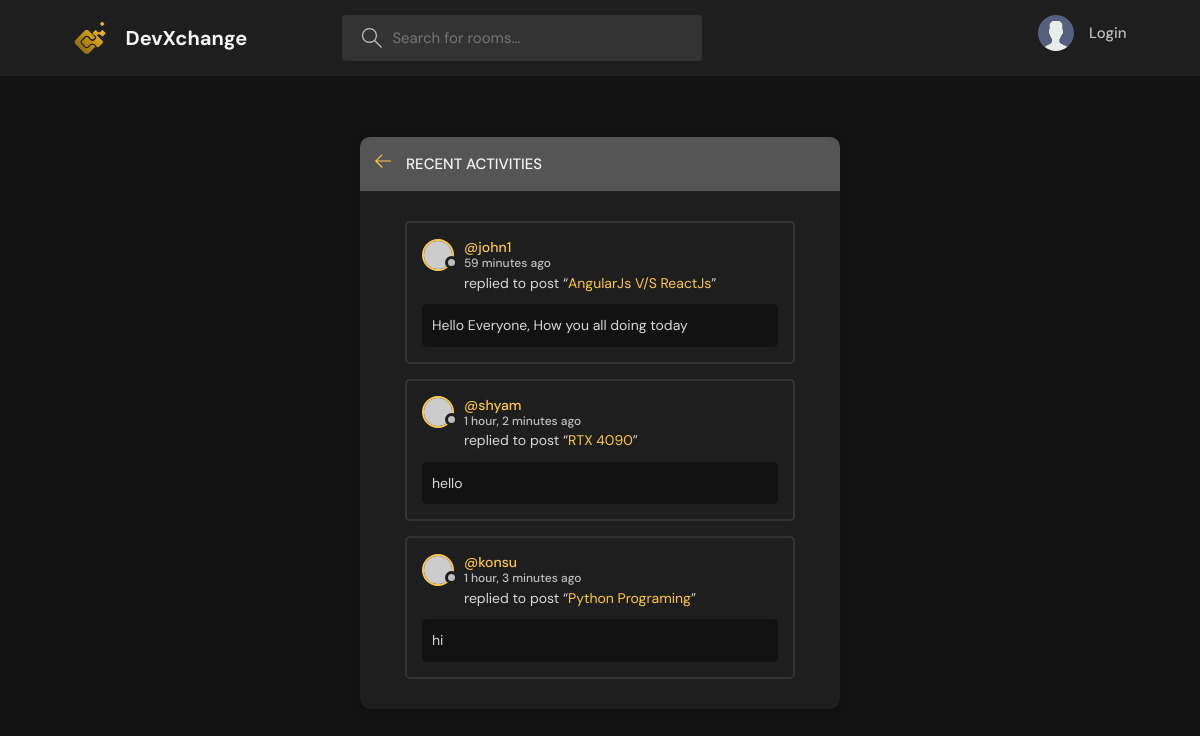
The page /activity/ on the database its author committed.
### base/models.py (models this page shows, shortened)
class Message(models.Model):
    user = models.ForeignKey(User,on_delete=models.CASCADE)
    room = models.ForeignKey(Room,on_delete=models.CASCADE)
    body = models.TextField()
    updated = models.DateTimeField(auto_now=True)
    created = models.DateTimeField(auto_now_add=True)
    class Meta:
        ordering = ['-updated','-created']

class Room(models.Model):
    host = models.ForeignKey(User,on_delete=models.CASCADE,null=True)
    topic = models.ForeignKey(Topic,on_delete=models.SET_NULL,null=True)
    name = models.CharField(max_length=256)
    description = models.TextField(null=True , blank= True)
    participants = models.ManyToManyField(User,related_name='participants',blank=True)
    updated = models.DateTimeField(auto_now=True)
    created = models.DateTimeField(auto_now_add=True)
    class Meta:
        ordering = ['-updated','-created']
    def __str__(self):
        return self.name

### base/views.py (the view)
# urls.py: path('activity/',views.activityPage,name="activity"),
def activityPage(request):
    room_messages = Message.objects.all()
    return render(request,'base/activity.html',{'room_messages':room_messages})

### templates/base/activity.html (shortened to what this page needs)
{% extends 'main.html' %}
{% block content %}
    <main class="layout">
      <div class="container">
        <div class="layout__box">
          <div class="layout__boxHeader">
            <div class="layout__boxTitle">
              <a href="{{request.META.HTTP_REFERER}}">
                <svg version="1.1" xmlns="http://www.w3.org/2000/svg" width="32" height="32" viewBox="0 0 32 32">
                  <title>arrow-left</title>
                  <path
                    d="M13.723 2.286l-13.723 13.714 13.719 13.714 1.616-1.611-10.96-10.96h27.625v-2.286h-27.625l10.965-10.965-1.616-1.607z"
                  ></path>
                </svg>
              </a>
              <h3>Recent Activities</h3>
            </div>
          </div>
          <div class="activities-page layout__body">
            {% for message in  room_messages %}
            <div class="activities__box">
              <div class="activities__boxHeader roomListRoom__header">
                <a href="{% url 'user-profile' message.user.id %}" class="roomListRoom__author">
                  <div class="avatar avatar--small">
                    <img src="https://randomuser.me/api/portraits/women/11.jpg" />
                  </div>
                  <p>
                    @{{message.user}}
                    <span>{{message.created|timesince}} ago</span>
                  </p>
                </a>
              </div>
              <div class="activities__boxContent">
                <p>replied to post “<a href = {% url 'room' message.room.id %} >{{message.room}} </a>”</p>
                <div class="activities__boxRoomContent">
                  {{message.body}}
                </div>
              </div>
            </div>
            {% endfor %}
          </div>
        </div>
      </div>
    </main>
{% endblock content %}

### static/styles/main.css (style rules this page uses)
:root { --color-main: #FFC947; --color-main-light: #FFC947; --color-dark: #1E1E1E; --color-dark-medium: #333333; --color-dark-light: #555555; --color-light: #F5F5F5; --color-gray: #BEBEBE; --color-light-gray: #D8D8D8; --color-bg: #121212; --color-success: #47FF9A; --color-error: #FF477E; }
* { font-family: "DM Sans", -apple-system, BlinkMacSystemFont, "Segoe UI", Roboto, Oxygen, Ubuntu, Cantarell, "Open Sans", "Helvetica Neue", sans-serif; margin: 0; padding: 0; box-sizing: border-box; text-rendering: optimizeLegibility; font-size: inherit; }
html { font-size: 56.25%; }
@media only screen and (min-width: 1200px) { html { font-size: 62.5%; } }
body { line-height: 1.6; font-weight: 400; font-size: 1.5rem; color: var(--color-light-gray); background-color: var(--color-bg); min-height: 100vh; }
img { width: 100%; }
a { display: inline-block; color: var(--color-main); text-decoration: none; }
.container { max-width: 120rem; width: 90%; margin: auto; }
.avatar { position: relative; display: inline-block; border-radius: 50%; border: 2px solid var(--color-main); }
.avatar img { display: block; border-radius: 50%; object-fit: cover; object-position: center; }
.avatar::after { content: ""; display: block; position: absolute; background-color: var(--color-gray); z-index: 111; border-radius: 50%; border: 0.3rem solid var(--color-dark); }
.avatar.avatar--small img { width: 2.8rem; height: 2.8rem; }
.avatar.avatar--small:after { width: 0.7rem; height: 0.7rem; bottom: 0px; right: -6px; }
.layout { margin-top: 2.4rem; }
.layout > .container { display: flex; justify-content: space-between; align-items: flex-start; }
.layout__box { width: 90%; max-width: 48rem; min-height: 40rem; position: absolute; top: 50%; left: 50%; transform: translate(-50%, -46%); background-color: var(--color-dark); border-radius: 1rem; box-shadow: 1px 1px 6px 3px rgba(0, 0, 0, 0.1); overflow: hidden; }
.layout__boxHeader { display: flex; padding: 1.5rem; background-color: var(--color-dark-light); }
.layout__boxTitle { display: flex; gap: 1.5rem; align-items: center; }
.layout__boxTitle h3 { text-transform: uppercase; font-weight: 500; color: var(--color-light); }
.layout__boxTitle svg { width: 1.6rem; height: 1.6rem; fill: var(--color-main); }
.layout__body { margin: 3rem; }
.roomListRoom__header { display: flex; justify-content: space-between; align-items: center; }
.roomListRoom__author { font-weight: 500; display: flex; align-items: center; gap: 1rem; }
.activities__box { margin: 1.5rem; padding: 1.5rem; border: 2px solid var(--color-dark-medium); border-radius: 5px; }
.activities__boxHeader p { font-size: 1.4rem; line-height: 1.3; }
.activities__boxHeader p span { color: var(--color-gray); font-size: 1.2rem; display: block; }
.activities__boxContent { margin-left: 4.2rem; }
.activities__boxContent { font-size: 1.4rem; }
.activities__boxRoomContent { background: var(--color-bg); padding: 1rem; border-radius: 5px; margin-top: 1rem; margin-left: -4.2rem; }

### rows shown on the page
Message: user "john1", created "59 minutes", room "AngularJs V/S ReactJs", body "Hello Everyone, How you all doing today"
Message: user "shyam", created "1 hour, 2 minutes", room "RTX 4090", body "hello"
Message: user "konsu", created "1 hour, 3 minutes", room "Python Programing", body "hi"
